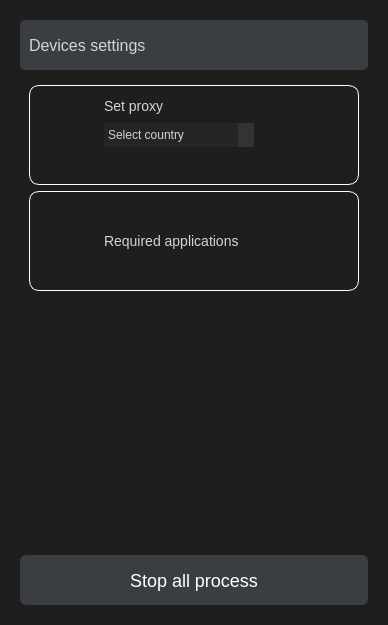
<?xml version="1.0" encoding="UTF-8"?>
<ui version="4.0">
 <class>Form</class>
 <widget class="QWidget" name="Form">
  <property name="geometry">
   <rect>
    <x>0</x>
    <y>0</y>
    <width>388</width>
    <height>625</height>
   </rect>
  </property>
  <property name="windowTitle">
   <string>Devices settings</string>
  </property>
  <property name="windowIcon">
   <iconset>
    <normaloff>kitty.png</normaloff>kitty.png</iconset>
  </property>
  <property name="styleSheet">
   <string notr="true">/* Estilo general para la aplicación */
QWidget {
    background-color: #1e1e1e; /* Fondo oscuro */
    color: #d4d4d4; /* Texto claro */
    font-family: 'Segoe UI', sans-serif; /* Fuente moderna de Windows */
    font-size: 12px;
}

/* Botones (QPushButton) */
QPushButton {
    background-color: #3a3d41; /* Fondo oscuro para botones */
    color: #ffffff; /* Texto blanco */
    border: none;
    border-radius: 6px; /* Esquinas redondeadas */
    padding: 8px 16px;
}
QPushButton:hover {
    background-color: #505357; /* Fondo más claro al pasar el ratón */
}
QPushButton:pressed {
    background-color: #292b2f; /* Fondo más oscuro al presionar */
}

/* Campos de texto (QLineEdit, QPlainTextEdit, QTextEdit) */
QLineEdit, QPlainTextEdit, QTextEdit {
    background-color: #252526; /* Fondo oscuro */
    color: #d4d4d4; /* Texto claro */
    border: 1px solid #3c3c3c; /* Borde gris */
    border-radius: 6px;
    padding: 4px;
}
QLineEdit:focus, QPlainTextEdit:focus, QTextEdit:focus {
    border: 1px solid #0078d4; /* Borde azul al enfocar */
}

/* Tablas (QTableWidget, QTreeWidget) */
QTableWidget, QTreeWidget {
    background-color: #252526; /* Fondo oscuro */
    border: 1px solid #3c3c3c; /* Borde gris */
    border-radius: 6px;
    gridline-color: #404040; /* Líneas de tabla más claras */
    color: #d4d4d4; /* Texto claro */
}
QTableWidget::item, QTreeWidget::item {
    padding: 8px;
}
QHeaderView::section {
    background-color: #333333; /* Fondo ligeramente más claro */
    color: #d4d4d4; /* Texto claro */
    border: none;
    padding: 8px;
    font-weight: bold;
    text-align: left;
}

/* Scroll en tablas */
QTableWidget QScrollBar:vertical, QTreeWidget QScrollBar:vertical {
    background-color: #2a2a2a; /* Fondo oscuro para barra */
    border: none;
    width: 10px;
}
QTableWidget QScrollBar::handle:vertical, QTreeWidget QScrollBar::handle:vertical {
    background-color: #3a3d41; /* Manija gris */
    border-radius: 5px;
}
QTableWidget QScrollBar::handle:vertical:hover, QTreeWidget QScrollBar::handle:vertical:hover {
    background-color: #505357; /* Manija más clara al pasar el ratón */
}

/* Comboboxes (QComboBox) */
QComboBox {
    background-color: #252526; /* Fondo oscuro */
    color: #d4d4d4; /* Texto claro */
    border: 1px solid #3c3c3c; /* Borde gris */
    border-radius: 6px;
    padding: 4px;
}
QComboBox:hover {
    border: 1px solid #0078d4; /* Borde azul al pasar el ratón */
}
QComboBox::drop-down {
    border: none;
    background-color: #333333; /* Fondo ligeramente más claro */
}

/* Barras de progreso (QProgressBar) */
QProgressBar {
    background-color: #3c3c3c; /* Fondo gris oscuro */
    color: #ffffff; /* Texto blanco */
    border: 1px solid #3c3c3c; /* Borde gris */
    border-radius: 6px;
    text-align: center;
}
QProgressBar::chunk {
    background-color: #0078d4; /* Azul progreso */
    border-radius: 6px;
}

/* Sliders (QSlider) */
QSlider::groove:horizontal, QSlider::groove:vertical {
    background-color: #3c3c3c; /* Canal gris oscuro */
    border: 1px solid #3c3c3c; /* Borde gris */
    height: 8px; /* Ancho del canal */
    border-radius: 4px;
}
QSlider::handle:horizontal, QSlider::handle:vertical {
    background-color: #0078d4; /* Control azul */
    border: 1px solid #005a9e; /* Borde azul oscuro */
    border-radius: 6px;
    width: 14px; /* Tamaño del controlador */
    height: 14px;
}
QSlider::handle:hover {
    background-color: #005a9e;
}

/* Casillas de verificación (QCheckBox) */
QCheckBox {
    spacing: 5px;
}
QCheckBox::indicator {
    width: 16px;
    height: 16px;
    background-color: #252526; /* Fondo oscuro */
    border: 1px solid #3c3c3c; /* Borde gris */
    border-radius: 4px;
}
QCheckBox::indicator:checked {
    background-color: #0078d4; /* Azul al seleccionar */
    border: 1px solid #005a9e; /* Borde azul */
}

/* Pestañas (QTabWidget) */
QTabWidget::pane {
    border: 1px solid #3c3c3c;
    border-radius: 6px;
}
QTabBar::tab {
    background-color: #252526; /* Fondo oscuro */
    color: #d4d4d4; /* Texto claro */
    border: 1px solid #3c3c3c;
    border-radius: 6px;
    padding: 8px;
}
QTabBar::tab:selected {
    background-color: #333333; /* Fondo más claro */
    border: 1px solid #0078d4;
    color: #ffffff; /* Texto blanco */
}
</string>
  </property>
  <layout class="QVBoxLayout" name="verticalLayout">
   <item>
    <widget class="QWidget" name="widget" native="true">
     <layout class="QVBoxLayout" name="verticalLayout_2">
      <item>
       <widget class="QWidget" name="widget_2" native="true">
        <property name="maximumSize">
         <size>
          <width>16777215</width>
          <height>50</height>
         </size>
        </property>
        <property name="styleSheet">
         <string notr="true">background-color: #3a3d41;border-radius:5px;</string>
        </property>
        <layout class="QVBoxLayout" name="verticalLayout_3">
         <item>
          <widget class="QLabel" name="label">
           <property name="styleSheet">
            <string notr="true">font-family: 'Segoe UI', sans-serif;
font-size: 16px;</string>
           </property>
           <property name="text">
            <string>Devices settings</string>
           </property>
          </widget>
         </item>
        </layout>
       </widget>
      </item>
      <item alignment="Qt::AlignTop">
       <widget class="QWidget" name="widget_3" native="true">
        <layout class="QVBoxLayout" name="verticalLayout_4">
         <item>
          <widget class="QWidget" name="widget_4" native="true">
           <property name="minimumSize">
            <size>
             <width>0</width>
             <height>100</height>
            </size>
           </property>
           <property name="maximumSize">
            <size>
             <width>16777215</width>
             <height>16777215</height>
            </size>
           </property>
           <property name="styleSheet">
            <string notr="true">border-radius:10px;border: 1px solid white</string>
           </property>
           <layout class="QGridLayout" name="gridLayout">
            <item row="1" column="1">
             <widget class="QComboBox" name="comboBox">
              <property name="maximumSize">
               <size>
                <width>150</width>
                <height>16777215</height>
               </size>
              </property>
              <property name="styleSheet">
               <string notr="true">border-radius:none; border:none</string>
              </property>
              <item>
               <property name="text">
                <string>Select country</string>
               </property>
              </item>
              <item>
               <property name="text">
                <string>US</string>
               </property>
              </item>
             </widget>
            </item>
            <item row="0" column="2" rowspan="3">
             <widget class="QPushButton" name="pushButton_2">
              <property name="maximumSize">
               <size>
                <width>70</width>
                <height>70</height>
               </size>
              </property>
              <property name="cursor">
               <cursorShape>PointingHandCursor</cursorShape>
              </property>
              <property name="styleSheet">
               <string notr="true">border:none;background-color:none;</string>
              </property>
              <property name="text">
               <string/>
              </property>
              <property name="icon">
               <iconset>
                <normaloff>play_9959717.png</normaloff>play_9959717.png</iconset>
              </property>
              <property name="iconSize">
               <size>
                <width>40</width>
                <height>40</height>
               </size>
              </property>
             </widget>
            </item>
            <item row="0" column="1">
             <widget class="QLabel" name="label_3">
              <property name="styleSheet">
               <string notr="true">border:none;font-family: 'Segoe UI', sans-serif;
font-size: 14px;</string>
              </property>
              <property name="text">
               <string>Set proxy</string>
              </property>
             </widget>
            </item>
            <item row="0" column="0" rowspan="3">
             <widget class="QLabel" name="label_2">
              <property name="maximumSize">
               <size>
                <width>40</width>
                <height>40</height>
               </size>
              </property>
              <property name="styleSheet">
               <string notr="true">border:none;</string>
              </property>
              <property name="text">
               <string/>
              </property>
              <property name="pixmap">
               <pixmap>wifi_12180764.png</pixmap>
              </property>
              <property name="scaledContents">
               <bool>true</bool>
              </property>
             </widget>
            </item>
           </layout>
          </widget>
         </item>
         <item>
          <widget class="QWidget" name="widget_5" native="true">
           <property name="minimumSize">
            <size>
             <width>0</width>
             <height>100</height>
            </size>
           </property>
           <property name="maximumSize">
            <size>
             <width>16777215</width>
             <height>16777215</height>
            </size>
           </property>
           <property name="styleSheet">
            <string notr="true">border-radius:10px;border: 1px solid white</string>
           </property>
           <layout class="QGridLayout" name="gridLayout_3">
            <item row="1" column="1">
             <widget class="QLabel" name="label_8">
              <property name="maximumSize">
               <size>
                <width>150</width>
                <height>16777215</height>
               </size>
              </property>
              <property name="styleSheet">
               <string notr="true">border:none;font-family: 'Segoe UI', sans-serif;
font-size: 14px;</string>
              </property>
              <property name="text">
               <string>Required applications</string>
              </property>
             </widget>
            </item>
            <item row="0" column="2" rowspan="3">
             <widget class="QPushButton" name="pushButton_4">
              <property name="maximumSize">
               <size>
                <width>70</width>
                <height>70</height>
               </size>
              </property>
              <property name="cursor">
               <cursorShape>PointingHandCursor</cursorShape>
              </property>
              <property name="styleSheet">
               <string notr="true">border:none;background-color:none;</string>
              </property>
              <property name="text">
               <string/>
              </property>
              <property name="icon">
               <iconset>
                <normaloff>play_9959717.png</normaloff>play_9959717.png</iconset>
              </property>
              <property name="iconSize">
               <size>
                <width>40</width>
                <height>40</height>
               </size>
              </property>
             </widget>
            </item>
            <item row="0" column="0" rowspan="3">
             <widget class="QLabel" name="label_7">
              <property name="maximumSize">
               <size>
                <width>40</width>
                <height>40</height>
               </size>
              </property>
              <property name="styleSheet">
               <string notr="true">border:none;</string>
              </property>
              <property name="text">
               <string/>
              </property>
              <property name="pixmap">
               <pixmap>apps_12180708.png</pixmap>
              </property>
              <property name="scaledContents">
               <bool>true</bool>
              </property>
             </widget>
            </item>
           </layout>
          </widget>
         </item>
        </layout>
       </widget>
      </item>
      <item>
       <widget class="QPushButton" name="pushButton">
        <property name="minimumSize">
         <size>
          <width>0</width>
          <height>50</height>
         </size>
        </property>
        <property name="cursor">
         <cursorShape>PointingHandCursor</cursorShape>
        </property>
        <property name="styleSheet">
         <string notr="true">font-family: 'Segoe UI', sans-serif;
font-size: 18px;</string>
        </property>
        <property name="text">
         <string>Stop all process</string>
        </property>
       </widget>
      </item>
     </layout>
    </widget>
   </item>
  </layout>
 </widget>
 <resources/>
 <connections/>
</ui>
